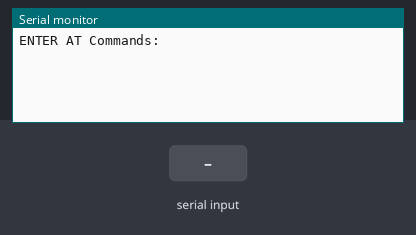
Recording of a sketch running on a simulated Arduino Uno, built with avr-gcc and run on an emulated ATmega328P. Parts: the last lines printed to the serial monitor. The test bench sets the inputs (shaded band).

Above: at 1.2 s.
1.3 s: "1" received over the second serial link
At 2.0 s:
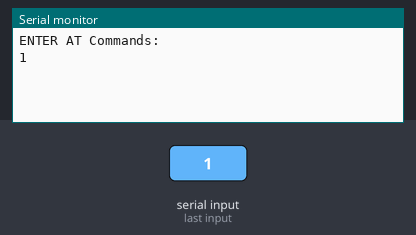
2.8 s: "0" received over the second serial link
At 3.1 s:
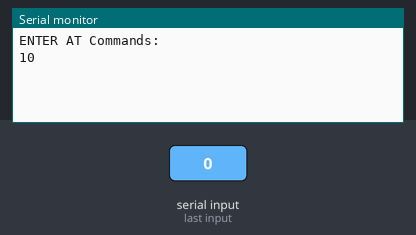

Measured:
- after the input at 1.3 s, the serial monitor: prints a new line at once (image 1)
- after the input at 2.8 s, the serial monitor: prints a new line at once (image 2)

The sketch:

setupBT.ino
```cpp
#include <SoftwareSerial.h>

SoftwareSerial hc06(9,10);

void setup(){
  Serial.begin(9600);
  Serial.println("ENTER AT Commands:");
  hc06.begin(9600);
}

void loop(){
  if (hc06.available()){
    Serial.write(hc06.read());
  }
  if (Serial.available()){
    hc06.write(Serial.read());
  }
}
```

setupBT.cpp
```cpp
#include <Arduino.h>
#include <SoftwareSerial.h>

SoftwareSerial hc06(9,10);

void setup(){
  Serial.begin(9600);
  Serial.println("ENTER AT Commands:");
  hc06.begin(9600);
}

void loop(){
  if (hc06.available()){
    Serial.write(hc06.read());
  }
  if (Serial.available()){
    hc06.write(Serial.read());
  }
}
```
